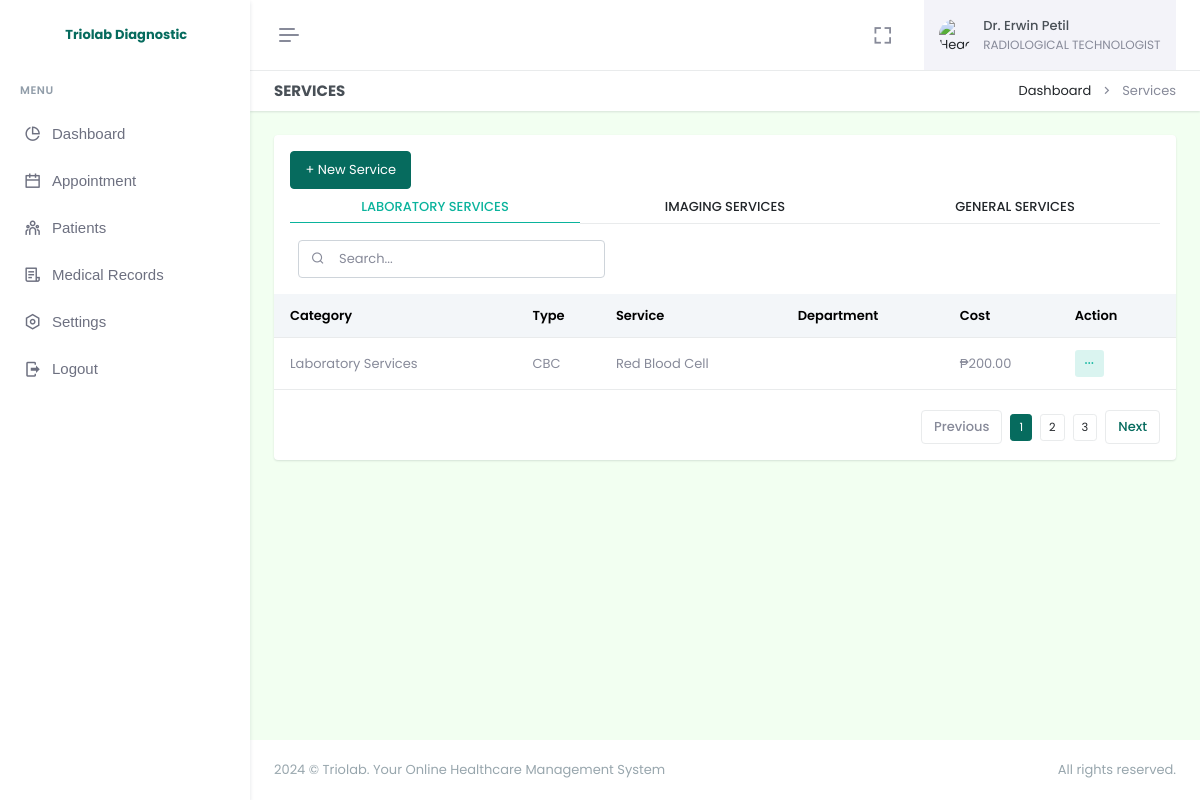
Page /doctor/services.php (signed in) on the committed database.
### tables this page shows
CREATE TABLE `doctor` (
  `employee_id` varchar(255) NOT NULL,
  `firstname` varchar(255) NOT NULL,
  `lastname` varchar(255) NOT NULL,
  `username` varchar(255) NOT NULL,
  `email` varchar(255) NOT NULL,
  `password` varchar(255) NOT NULL,
  `profile_img` varchar(255) DEFAULT NULL,
  `department_id` int(11) DEFAULT NULL,
  `date_added` timestamp NOT NULL DEFAULT current_timestamp(),
  `is_archive` tinyint(4) NOT NULL DEFAULT 0,
  PRIMARY KEY (`employee_id`),
  KEY `fk_doctor_department_new` (`department_id`),
  CONSTRAINT `fk_doctor_department_new` FOREIGN KEY (`department_id`) REFERENCES `departments` (`id`) ON DELETE SET NULL
);

CREATE TABLE `departments` (
  `id` int(255) NOT NULL AUTO_INCREMENT,
  `name` varchar(255) NOT NULL,
  `date_added` date NOT NULL DEFAULT current_timestamp(),
  `is_archive` tinyint(4) NOT NULL DEFAULT 0,
  PRIMARY KEY (`id`)
);

CREATE TABLE `services` (
  `id` int(11) NOT NULL AUTO_INCREMENT,
  `category` varchar(255) NOT NULL,
  `type` varchar(255) NOT NULL,
  `service` varchar(255) NOT NULL,
  `department_id` int(255) NOT NULL,
  `cost` varchar(255) NOT NULL,
  `date_added` timestamp NOT NULL DEFAULT current_timestamp(),
  `is_archive` tinyint(4) NOT NULL DEFAULT 0,
  PRIMARY KEY (`id`)
);

### doctor/services.php (the view, shortened to what this page needs)
<?php
include "logAction.php";
?>
<!doctype html>
<html lang="en" data-layout="vertical" data-topbar="light" data-sidebar="light" data-sidebar-size="lg" data-sidebar-image="none" data-preloader="disable" data-theme="default" data-theme-colors="green">
<head>
    <link rel="stylesheet" href="https://cdn.jsdelivr.net/npm/flatpickr/dist/flatpickr.min.css">
    <link href="assets/css/bootstrap.min.css" rel="stylesheet" type="text/css" />
    <link href="assets/css/icons.min.css" rel="stylesheet" type="text/css" />
    <link href="assets/css/app.min.css" rel="stylesheet" type="text/css" />
    <link href="assets/css/custom.min.css" rel="stylesheet" type="text/css" />
    <link rel="stylesheet" href="assets/css/sweetalert.css">
</head>
<body style="background-color: #F2FFF1">
    <div id="layout-wrapper">
        <?php require "header.php"; ?>
        <?php require "sidebar.php" ?>
        <div class="main-content">
            <div class="page-content">
                <div class="container-fluid">
                    <div class="row">
                        <div class="col-12">
                            <div class="page-title-box d-sm-flex align-items-center justify-content-between bg-galaxy-transparent">
                                <h4 class="mb-sm-0">Services</h4>
                                <div class="page-title-right">
                                    <ol class="breadcrumb m-0">
                                        <li class="breadcrumb-item"><a href="index.php">Dashboard</a></li>
                                        <li class="breadcrumb-item active">Services</li>
                                    </ol>
                                </div>
                            </div>
                        </div>
                    </div>
                    <div class="row">
                        <div class="col-12">
                            <div class="card">
                                <div class="card-body">
                                    <button type="button" class="btn btn-primary" data-bs-toggle="modal" data-bs-target="#addService">+ New Service</button>
                                    <ul class="nav nav-tabs nav-tabs-custom nav-success nav-justified mb-3" role="tablist">
                                        <li class="nav-item">
                                            <a class="nav-link active" data-bs-toggle="tab" href="#laboratory" role="tab">
                                                LABORATORY SERVICES
                                            </a>
                                        </li>
                                        <li class="nav-item">
                                            <a class="nav-link" data-bs-toggle="tab" href="#imaging" role="tab">
                                                IMAGING SERVICES
                                            </a>
                                        </li>
                                        <li class="nav-item">
                                            <a class="nav-link" data-bs-toggle="tab" href="#general" role="tab">
                                                GENERAL SERVICES
                                            </a>
                                        </li>
                                    </ul>
                                    <div class="tab-content text-muted">
                                        <div class="tab-pane active" id="laboratory" role="tabpanel">
                                            <div class="d-flex align-items-center gap-3">
                                                <div class="d-flex justify-content-sm-start">
                                                    <div class="search-box ms-2">
                                                        <input type="text" class="form-control search" placeholder="Search...">
                                                        <i class="ri-search-line search-icon"></i>
                                                    </div>
                                                </div>
                                            </div>
                                            <div class="listjs-table" id="customerList">
                                                <div class="table-responsive table-card mt-3 mb-1">
                                                    <table class="table align-middle table-nowrap" id="customerTable">
                                                        <thead class="table-light">
                                                            <tr>
                                                                <th>Category</th>
                                                                <th>Type</th>
                                                                <th>Service</th>
                                                                <th>Department</th>
                                                                <th>Cost</th>
                                                                <th>Action</th>
                                                            </tr>
                                                        </thead>
                                                        <tbody class="list">
                                                            <?php
                                                            $selectlaboratory = $pdo->query("SELECT * FROM services WHERE category = 'Laboratory Services' AND is_archive = 0 ORDER BY service ASC");
                                                            if ($selectlaboratory->rowCount() > 0) {
                                                                while ($row = $selectlaboratory->fetch(PDO::FETCH_ASSOC)) {
                                                            ?>
                                                                    <tr>
                                                                        <td><?= $row['category']; ?></td>
                                                                        <td><?= $row['type']; ?></td>
                                                                        <td><?= $row['service']; ?></td>
                                                                        <td><?= $row['department']; ?></td>
                                                                        <td>₱<?= number_format($row['cost'], 2); ?></td>
                                                                        <td>
                                                                            <div class="dropdown d-inline-block">
                                                                                <button class="btn btn-soft-success btn-sm dropdown" type="button" data-bs-toggle="dropdown" aria-expanded="false">
                                                                                    <i class="ri-more-fill align-middle"></i>
                                                                                </button>
                                                                            </div>
                                                                        </td>
                                                                    </tr>
                                                                <?php
                                                                }
                                                            }
                                                            ?>
                                                        </tbody>
                                                    </table>
                                                </div>
                                                <div class="d-flex justify-content-end">
                                                    <div class="pagination-wrap hstack gap-2" style="display: flex;">
                                                        <a class="page-item pagination-prev disabled" href="javascript:void(0);">
                                                            Previous
                                                        </a>
                                                        <ul class="pagination listjs-pagination mb-0">
                                                            <li clas="active"><a class="btn btn-primary btn-sm" href="#">1</a></li>
                                                            <li clas=""><a class="btn btn-sm" style="border: 1px solid #e9ebec;" href="#">2</a></li>
                                                            <li clas=""><a class="btn btn-sm" style="border: 1px solid #e9ebec;" href="#">3</a></li>
                                                        </ul>
                                                        <a class="page-item pagination-next" href="javascript:void(0);">
                                                            Next
                                                        </a>
                                                    </div>
                                                </div>
                                            </div>
                                        </div>
                                    </div>
                                </div>
                            </div>
                        </div>
                    </div>
                </div>
            </div>
            <?php require "footer.php"; ?>
        </div>
    </div>
</body>
</html>

### doctor/header.php (shortened to what this page needs)
<header id="page-topbar">
    <div class="layout-width">
        <div class="navbar-header">
            <div class="d-flex">
                <button type="button" class="btn btn-sm px-3 fs-16 header-item vertical-menu-btn topnav-hamburger material-shadow-none" id="topnav-hamburger-icon">
                    <span class="hamburger-icon">
                        <span></span>
                        <span></span>
                        <span></span>
                    </span>
                </button>
            </div>
            <div class="d-flex align-items-center">
                <div class="ms-1 header-item d-none d-sm-flex">
                    <button type="button" class="btn btn-icon btn-topbar material-shadow-none btn-ghost-secondary rounded-circle" data-toggle="fullscreen">
                        <i class='bx bx-fullscreen fs-22'></i>
                    </button>
                </div>
                <?php
                $doctor_id = $_SESSION['user_id'];
                $selectDoctor = $pdo->query("SELECT * FROM doctor WHERE employee_id = '$doctor_id'");
                $fetchDoctor = $selectDoctor->fetch(PDO::FETCH_ASSOC);
                $department_id = $fetchDoctor['department_id'];
                $selectDepartment = $pdo->query("SELECT * FROM departments WHERE id = '$department_id'");
                $fetchDepartment = $selectDepartment->fetch(PDO::FETCH_ASSOC);
                ?>
                <div class="dropdown ms-sm-3 header-item topbar-user">
                    <button type="button" class="btn material-shadow-none" id="page-header-user-dropdown" data-bs-toggle="dropdown" aria-haspopup="true" aria-expanded="false">
                        <span class="d-flex align-items-center">
                            <img class="rounded-circle header-profile-user" src="<?= $fetchDoctor['profile_img'] == NULL ? "assets/images/dummy.png" : $fetchDoctor['profile_img'] ?>" alt="Header Avatar">
                            <span class="text-start ms-xl-2">
                                <span class="d-none d-xl-inline-block ms-1 fw-medium user-name-text">Dr. <?= $fetchDoctor['firstname'] . " " . $fetchDoctor['lastname'] ?></span>
                                <span class="d-none d-xl-block ms-1 fs-12 user-name-sub-text"><?= $fetchDepartment['name'] ?></span>
                            </span>
                        </span>
                    </button>
                </div>
            </div>
        </div>
    </div>
</header>

### rows in the picture
doctor: firstname "Erwin", lastname "Petil"
departments: name "RADIOLOGICAL TECHNOLOGIST"
services: category "Laboratory Services", type "CBC", service "Red Blood Cell", cost "200.00"
